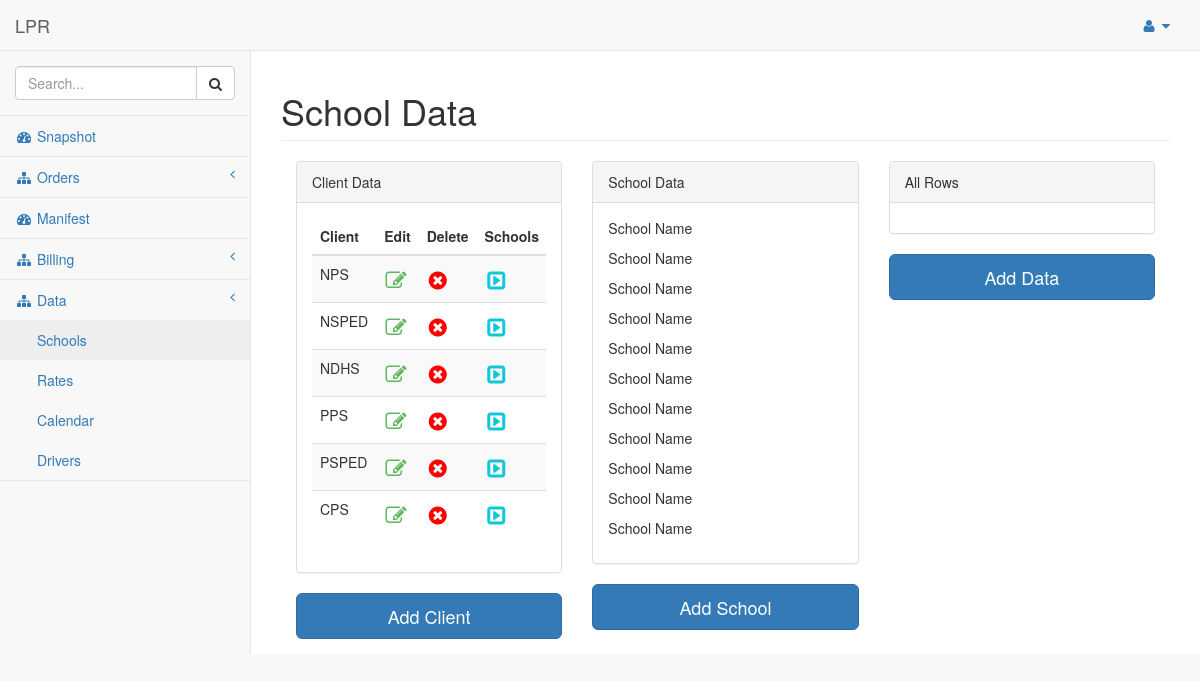
Page /pages/schooldata.php on the committed database.
### tables this page shows
CREATE TABLE `lpr_client` (
  `client_id` int(11) NOT NULL,
  `client_abr` varchar(10) NOT NULL,
  `client_name` varchar(200) NOT NULL,
  `client_street` varchar(200) NOT NULL,
  `client_address` varchar(200) NOT NULL,
  `client_city` varchar(200) NOT NULL,
  `client_state` varchar(100) NOT NULL,
  `client_zip` int(10) NOT NULL,
  `client_country` varchar(50) NOT NULL,
  `client_contact` varchar(20) NOT NULL
);

### pages/schooldata.php (the view, shortened to what this page needs)
<?php
  include("./includes/db_connection.php");
?>
<?php
$query_client  = "SELECT * FROM lpr_client";
$result_client = mysqli_query($connection, $query_client);
?>
<?php
  include("./includes/htmlheader.php");
  include("./includes/nav.php");
?>
        <div id="page-wrapper">
            <div class="container-fluid">
                <div class="row">
                <h1 class="page-header">School Data</h1>
                    <div class="col-lg-4">
                        <div class="panel panel-default">
                                <div class="panel-heading">
                                    Client Data
                                </div>
                                <div class="panel-body">
                                    <div class="table-responsive">
                                        <table class="table table-striped">
                                            <thead>
                                                <tr>
                                                    <th>Client</th>
                                                    <th>Edit</th>
                                                    <th>Delete</th>
                                                    <th>Schools</th>
                                                </tr>
                                            </thead>
                                            <tbody>
                                            <?php
                                                while($subject_client = mysqli_fetch_assoc($result_client)) {
                                            ?>
                                                    <tr>
                                                    <td><?php echo $subject_client["client_abr"]; ?></td>
                                                    <td><a href="<?php echo 'addclient.php?client_id=' . $subject_client['client_id']; ?>" class="size2" style="color: #5cb85c;margin: auto;"><i class="fa fa-pencil-square-o" aria-hidden="true"></i></a></td>
                                                    <td><span class="size2" style="color: red;margin: auto;"><i class="fa fa-times-circle" aria-hidden="true"></i></span></td>
                                                    <td><span class="size2" style="color: #10c6da;margin: auto;"><i class="fa fa-caret-square-o-right" aria-hidden="true"></i></span></td>
                                                    </tr>
                                            <?php
                                                }
                                            ?>
                                            </tbody>
                                        </table>
                                    </div>
                                </div>
                            </div>
                        <div class="form-group">
                            <a href="addclient.php" class="btn btn-primary btn-lg btn-block" role="button">Add Client</a>
                        </div>
                    </div>
                    <div class="col-lg-4">
                        <div class="panel panel-default">
                                <div class="panel-heading">
                                    School Data
                                </div>
                                <div class="panel-body">
                                    <p>School Name</p>
                                    <p>School Name</p>
                                    <p>School Name</p>
                                    <p>School Name</p>
                                    <p>School Name</p>
                                    <p>School Name</p>
                                    <p>School Name</p>
                                    <p>School Name</p>
                                    <p>School Name</p>
                                    <p>School Name</p>
                                    <p>School Name</p>
                                </div>
                            </div>
                        <div class="form-group">
                            <a href="addschool.html" class="btn btn-primary btn-lg btn-block" role="button">Add School</a>
                        </div>
                    </div>
                    <div class="col-lg-4">
                        <div class="panel panel-default">
                                <div class="panel-heading">
                                    All Rows
                                </div>
                                <div class="panel-body">
                                </div>
                            </div>
                        <div class="form-group">
                            <a href="addevent.html" class="btn btn-primary btn-lg btn-block" role="button">Add Data</a>
                        </div>
                    </div>
                </div>
            </div>
        </div>
<?php
  require_once("./includes/footer.php");
?>

### pages/includes/htmlheader.php (shortened to what this page needs)
<!DOCTYPE html>
<html lang="en">
<head>
    <link href="../vendor/bootstrap/css/bootstrap.min.css" rel="stylesheet">
    <link href="../vendor/fullcalendar/fullcalendar.css"  rel="stylesheet"/>
    <link href="../vendor/fullcalendar/fullcalendar.print.css"  rel="stylesheet" media="print"/>
    <link href="../vendor/metisMenu/metisMenu.min.css" rel="stylesheet">
    <link href="../dist/css/sb-admin-2.css" rel="stylesheet">
    <link href="../dist/css/styles.css" rel="stylesheet">
    <link href="../vendor/font-awesome-4.6.3/css/font-awesome.min.css" rel="stylesheet" type="text/css">
    <link href="./src/clockpicker.css" rel="stylesheet" type="text/css">
</head>
<body>
    <div id="wrapper">

### pages/includes/nav.php (shortened to what this page needs)
<nav class="navbar navbar-default navbar-static-top" role="navigation" style="margin-bottom: 0">
    <div class="navbar-header">
        <a class="navbar-brand" href="blank.html">LPR</a>
    </div>
    <ul class="nav navbar-top-links navbar-right">
        <li class="dropdown">
            <a class="dropdown-toggle" data-toggle="dropdown" href="#">
                <i class="fa fa-user fa-fw"></i> <i class="fa fa-caret-down"></i>
            </a>
        </li>
    </ul>
    <div class="navbar-default sidebar" role="navigation">
        <div class="sidebar-nav navbar-collapse">
            <ul class="nav" id="side-menu">
                <li class="sidebar-search">
                    <div class="input-group custom-search-form">
                        <input type="text" class="form-control" placeholder="Search...">
                        <span class="input-group-btn">
                            <button class="btn btn-default" type="button">
                                <i class="fa fa-search"></i>
                            </button>
                        </span>
                    </div>
                </li>
                <li>
                    <a href="index.php"><i class="fa fa-dashboard fa-fw"></i> Snapshot</a>
                </li>
                <li>
                    <a href="#"><i class="fa fa-sitemap fa-fw"></i> Orders<span class="fa arrow"></span></a>
                </li>
                <li>
                    <a href="manifest.html"><i class="fa fa-dashboard fa-fw"></i> Manifest</a>
                </li>
                <li>
                    <a href="#"><i class="fa fa-sitemap fa-fw"></i> Billing<span class="fa arrow"></span></a>
                </li>
                <li>
                    <a href="#"><i class="fa fa-sitemap fa-fw"></i> Data<span class="fa arrow"></span></a>
                    <ul class="nav nav-second-level">
                        <li>
                            <a href="schooldata.php">Schools</a>
                        </li>
                        <li>
                            <a href="#">Rates</a>
                        </li>
                        <li>
                            <a href="eventhandler.php">Calendar</a>
                        </li>
                        <li>
                            <a href="drivers.html">Drivers</a>
                        </li>
                    </ul>
                </li>
            </ul>
        </div>
    </div>
</nav>

### pages/includes/footer.php (shortened to what this page needs)
    </div>
</body>
</html>

### rows in the picture
lpr_client: client_abr "NPS"
lpr_client: client_abr "NSPED"
lpr_client: client_abr "NDHS"
lpr_client: client_abr "PPS"
lpr_client: client_abr "PSPED"
lpr_client: client_abr "CPS"
